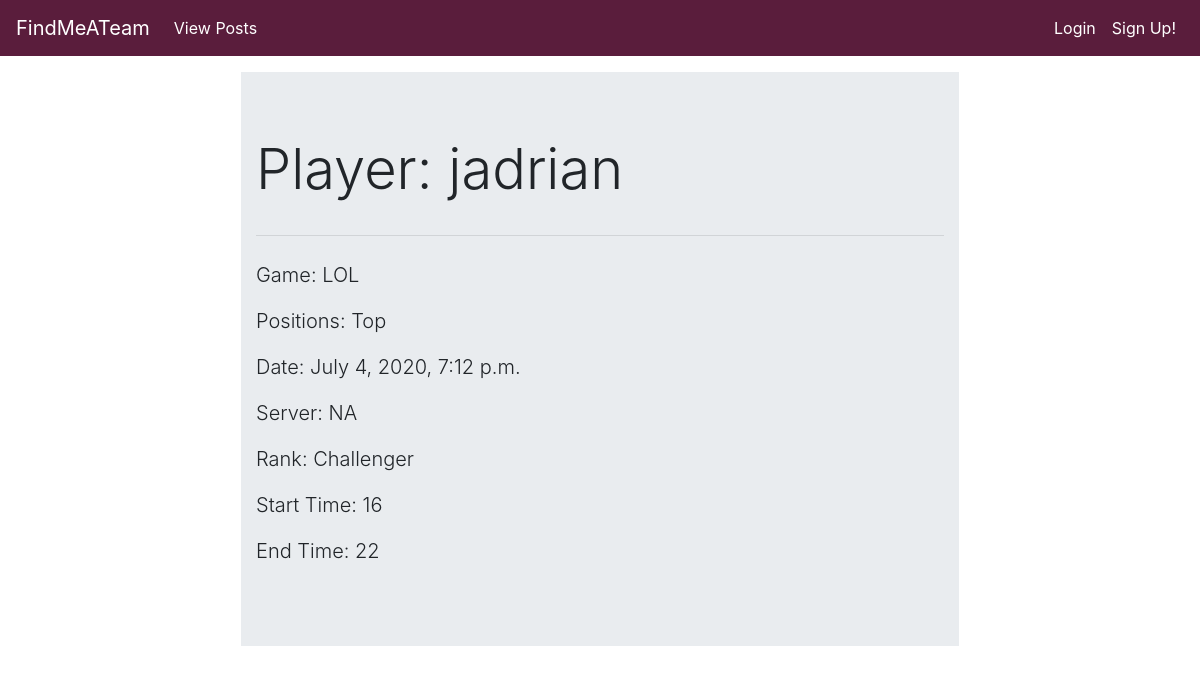
The app's page /game-info/view/14/ with its own data.
### game_info/models.py (models this page shows, shortened)
class GameInfo(models.Model):
	LEAGUE_OF_LEGENDS = "LOL"
	games = [
		(LEAGUE_OF_LEGENDS, 'League of Legends')
	]
	positions = [
		('Top', 'Top'),
		('Jungle', 'Jungle'),
		('Mid', 'Mid'),
		('Bot', 'Bot'),
		('Support', 'Support')
	]
	ranks = [
		('Challenger', 'Challenger'),
		('GrandMaster', 'GrandMaster'),
		('Master', 'Master'),
		('Diamond', 'Diamond'),
		('Platinum', 'Platinum'),
		('Gold', 'Gold'),
		('Silver', 'Silver'),
		('Bronze', 'Bronze'),
		('Iron', 'Iron')
	]
	servers = [
		('BR', 'BR'),
		('EUNE', 'EUNE'),
		('EUW', 'EUW'),
		('LAN', 'LAN'),
		('LAS', 'LAS'),
		('NA', 'NA'),
		('OCE', 'OCE'),
		('RU', 'RU'),
		('TR', 'TR'),
		('JP', 'JP'),
		('KR', 'KR'),
		('CN', 'CN'),
		('TW', 'TW'),
		('SAM', 'SAM'),
		('VN', 'VN'),
		('TH', 'TH'),
		('PH', 'PH')
	]
	times = []
	for i in range(24):
		times += [(str(i), str(i)+":00" + " (EST)")]
	game = models.CharField(max_length=20, choices=games, default=LEAGUE_OF_LEGENDS)
	positions_played = models.CharField(max_length=7, choices=positions, default='Top')
	rank = models.CharField(max_length=20, choices=ranks, default='Challenger')
	server = models.CharField(max_length=5, choices=servers, default='NA')
	start_Time_Available = models.CharField(max_length=20, choices=times, default='0')
	end_Time_Available = models.CharField(max_length=20, choices=times, default='0')
	date_posted = models.DateTimeField(default=timezone.now)
	author = models.ForeignKey(User, on_delete=models.CASCADE)

### game_info/views.py (the view)
# urls.py: path('view/<int:pk>/', GameInfoDetailView.as_view(), name='view'),
class GameInfoDetailView(DetailView):
	model = GameInfo
	fields = ['game', 'positions_played', 'rank', 'server', 'start_Time_Available', 'end_Time_Available']

### game_info/templates/game_info/gameinfo_detail.html (shortened to what this page needs)
{% extends 'game_info/base.html' %}
{% block content %}
<div class="jumbotron jumbotron-fluid m-3">
  <div class="container">
    <div class="row">
       <div class="col-sm-10">
         <h1 class="display-4">Player: {{ object.author }}</h1>
       </div>
    </div>
    <hr class="my-4">
    <p class="lead">Game: {{ object.game }}</p>
    <p class="lead">Positions: {{ object.positions_played }}</p>
    <p class="lead">Date: {{ object.date_posted }}</p>
    <p class="lead">Server: {{ object.server }}</p>
    <p class="lead">Rank: {{ object.rank }}</p>
    <p class="lead">Start Time: {{ object.start_Time_Available }}</p>
    <p class="lead">End Time: {{ object.end_Time_Available }}</p>
  </div>
</div>
{% endblock content %}

### records on screen
GameInfo: author "jadrian", game "LOL", positions_played "Top", date_posted "July 4, 2020, 7:12 p.m.", server "NA", rank "Challenger", start_Time_Available "16", end_Time_Available "22"
